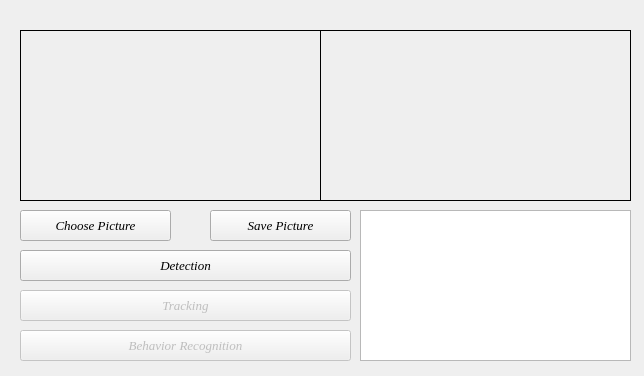
<?xml version="1.0" encoding="UTF-8"?>
<ui version="4.0">
 <class>Formwin2</class>
 <widget class="QWidget" name="Formwin2">
  <property name="geometry">
   <rect>
    <x>0</x>
    <y>0</y>
    <width>644</width>
    <height>376</height>
   </rect>
  </property>
  <property name="windowTitle">
   <string>Form</string>
  </property>
  <widget class="QLabel" name="label_daichuli">
   <property name="geometry">
    <rect>
     <x>20</x>
     <y>30</y>
     <width>301</width>
     <height>171</height>
    </rect>
   </property>
   <property name="frameShape">
    <enum>QFrame::Box</enum>
   </property>
   <property name="text">
    <string/>
   </property>
  </widget>
  <widget class="QLabel" name="label_jieguo">
   <property name="geometry">
    <rect>
     <x>320</x>
     <y>30</y>
     <width>311</width>
     <height>171</height>
    </rect>
   </property>
   <property name="frameShape">
    <enum>QFrame::Box</enum>
   </property>
   <property name="text">
    <string/>
   </property>
  </widget>
  <widget class="QPushButton" name="pushButton_load">
   <property name="geometry">
    <rect>
     <x>20</x>
     <y>210</y>
     <width>151</width>
     <height>31</height>
    </rect>
   </property>
   <property name="font">
    <font>
     <family>Times New Roman</family>
     <pointsize>10</pointsize>
     <italic>true</italic>
    </font>
   </property>
   <property name="text">
    <string>Choose Picture</string>
   </property>
  </widget>
  <widget class="QPushButton" name="pushButton_save">
   <property name="geometry">
    <rect>
     <x>210</x>
     <y>210</y>
     <width>141</width>
     <height>31</height>
    </rect>
   </property>
   <property name="font">
    <font>
     <family>Times New Roman</family>
     <pointsize>10</pointsize>
     <italic>true</italic>
    </font>
   </property>
   <property name="text">
    <string>Save Picture</string>
   </property>
  </widget>
  <widget class="QPushButton" name="pushButton_fun0">
   <property name="geometry">
    <rect>
     <x>20</x>
     <y>250</y>
     <width>331</width>
     <height>31</height>
    </rect>
   </property>
   <property name="font">
    <font>
     <family>Times New Roman</family>
     <pointsize>10</pointsize>
     <italic>true</italic>
    </font>
   </property>
   <property name="text">
    <string>Detection</string>
   </property>
  </widget>
  <widget class="QPushButton" name="pushButton_fun1">
   <property name="enabled">
    <bool>false</bool>
   </property>
   <property name="geometry">
    <rect>
     <x>20</x>
     <y>290</y>
     <width>331</width>
     <height>31</height>
    </rect>
   </property>
   <property name="font">
    <font>
     <family>Times New Roman</family>
     <pointsize>10</pointsize>
     <italic>true</italic>
    </font>
   </property>
   <property name="text">
    <string>Tracking</string>
   </property>
  </widget>
  <widget class="QPushButton" name="pushButton_fun2">
   <property name="enabled">
    <bool>false</bool>
   </property>
   <property name="geometry">
    <rect>
     <x>20</x>
     <y>330</y>
     <width>331</width>
     <height>31</height>
    </rect>
   </property>
   <property name="font">
    <font>
     <family>Times New Roman</family>
     <pointsize>10</pointsize>
     <italic>true</italic>
    </font>
   </property>
   <property name="text">
    <string>Behavior Recognition</string>
   </property>
  </widget>
  <widget class="QTextBrowser" name="jieguo">
   <property name="geometry">
    <rect>
     <x>360</x>
     <y>210</y>
     <width>271</width>
     <height>151</height>
    </rect>
   </property>
  </widget>
 </widget>
 <resources/>
 <connections/>
</ui>
